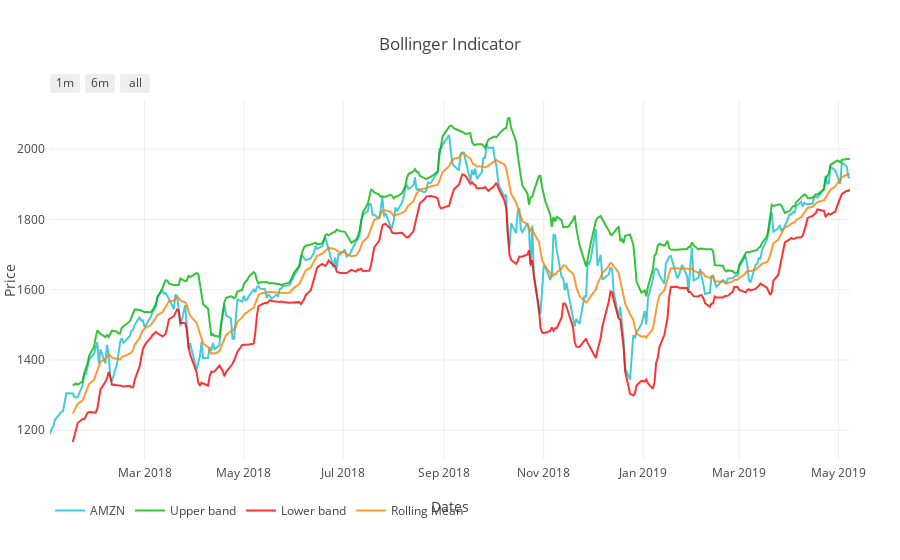

Notebook cell for this chart:
### Markdown cell above
## Bollinger Bands

### Code cell
# Compute rolling mean
rm = get_rolling_mean(portf_value['Adj Close'], window=10)

# Compute rolling standard deviation
rstd = get_rolling_std(portf_value['Adj Close'], window=10)

# Compute upper and lower bands
upper_band, lower_band = get_bollinger_bands(rm, rstd)

# Create Dataframe for plotting
bollinger_df = portf_value.copy()
bollinger_df['upper_band'] = upper_band
bollinger_df['lower_band'] = lower_band
bollinger_df['middle_band'] = rm

plot_boll = plot_bollinger(bollinger_df, symbol, output_type='nb')
iplot(plot_boll)

### Figure 1 — Plotly figure (JSON) as saved in the notebook; plotly's stock layout.template omitted (floating-point values rounded to 4 significant figures; data arrays with more than 128 entries replaced by an {"elided": "..."} marker saying what was removed)
{"data": [{"line": {"color": "#17BECF"}, "name": "AMZN", "opacity": 0.8, "type": "scatter", "uid": "23b98057-4784-40d5-b907-3b128a96860f", "x": {"elided": "339 str values"}, "y": {"elided": "339 float values"}}, {"line": {"color": "#04B404"}, "name": "Upper band", "opacity": 0.8, "type": "scatter", "uid": "5bb67e5a-0233-4098-b7bd-4aae12b34f64", "x": {"elided": "339 str values"}, "y": {"elided": "339 float values"}}, {"line": {"color": "#FF0000"}, "name": "Lower band", "opacity": 0.8, "type": "scatter", "uid": "6cd541d0-af95-481a-8f18-a586356639c1", "x": {"elided": "339 str values"}, "y": {"elided": "339 float values"}}, {"line": {"color": "#FF8000"}, "name": "Rolling Mean", "opacity": 0.8, "type": "scatter", "uid": "9ac7683f-67b0-4d2f-96bf-25a525a03882", "x": {"elided": "339 str values"}, "y": {"elided": "339 float values"}}], "layout": {"autosize": true, "legend": {"orientation": "h"}, "margin": {"b": 100, "l": 50, "pad": 4, "r": 50, "t": 100}, "showlegend": true, "title": {"text": "Bollinger Indicator"}, "xaxis": {"range": ["2018-01-02", "2019-05-08"], "rangeselector": {"buttons": [{"count": 1, "label": "1m", "step": "month", "stepmode": "backward"}, {"count": 6, "label": "6m", "step": "month", "stepmode": "backward"}, {"step": "all"}]}, "title": {"text": "Dates"}, "type": "date"}, "yaxis": {"autorange": true, "range": [1115.0, 2139.0], "title": {"text": "Price"}, "type": "linear"}}}
